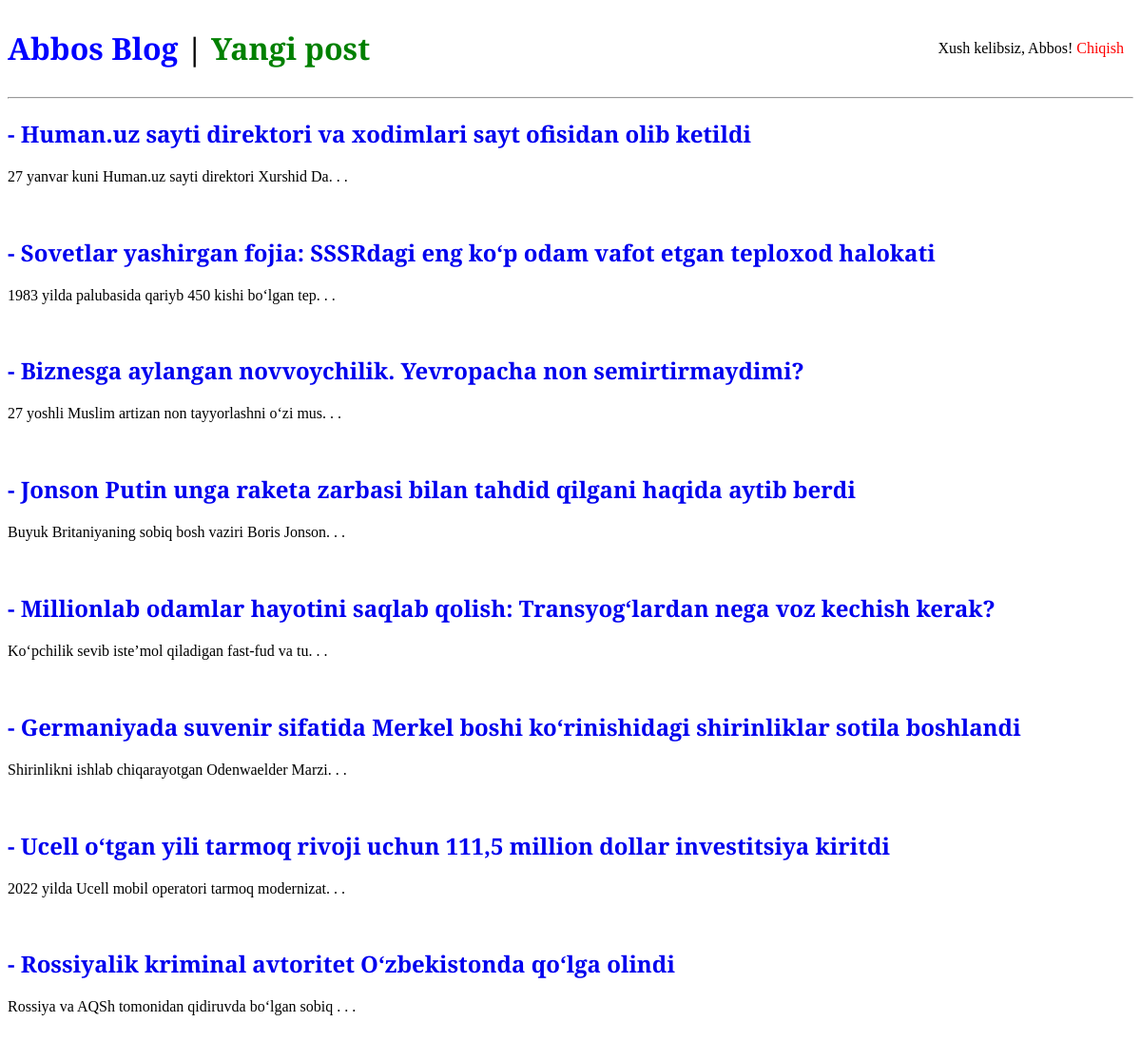
The app's page / (signed in) with its own data.
### blog/models.py (models this page shows, shortened)
class Post(models.Model):
    title = models.CharField(max_length=200)
    author = models.ForeignKey(
        'auth.User',
        on_delete=models.CASCADE
    )
    body = models.TextField()

### blog/views.py (the view)
# urls.py: path('', BlogListView.as_view(), name='home'),
class BlogListView(ListView):
    model = Post
    template_name = 'home.html'

### templates/home.html
{% extends 'base.html' %}
{% block content %}
        {% for post in object_list %}
            <h2><a href="{% url 'post_detail' post.pk %}">
            - {{ post.title }}</a>
            </h2>
            <p>{{ post.body | slice:":50" }}. . .</p>
            <br>
        {% endfor %}
{% endblock content %}

### templates/base.html (shortened to what this page needs)
{% load static %}
<!DOCTYPE html>
<html lang="en">
<head>
    <link rel="stylesheet" href="{% static 'css/base.css' %}">
</head>
<body>
    <header>
        <h1>
            <a href="{% url 'home' %}" style="color:blue">Abbos Blog</a><a> |</a>
            <a href="{% url 'post_new' %}" style="color:green">Yangi post</a>
        </h1>
        {% if user.is_authenticated %}
            <p>
                <a> Xush kelibsiz, {{ user.username }}!</a>
                <a href="{% url 'logout' %}" class="logout"> Chiqish</a>
            </p>
        {% else %}
            <p class="login_bar">
                <a href="{% url 'login' %}" class="login">Saytga kirish</a>|
                <a href="{% url 'signup' %}" class="login">Ro'yhatdan o'tish</a>
            </p>
        {% endif %}
    </header>
    <hr>
    {% block content %}
    {% endblock content %}
</body>
</html>

### static/css/base.css (style rules this page uses)
* { font-family: 'PT Serif', serif; }
header p { margin-left: 10px; margin-right: 10px; }
.logout { color: red; }
header { display: flex; justify-content: space-between; align-items: center; }
a { text-decoration: none; }

### records on screen
Post: title "Human.uz sayti direktori va xodimlari sayt ofisidan olib ketildi", body "27 yanvar kuni Human.uz sayti direktori Xurshid Da"
Post: title "Sovetlar yashirgan fojia: SSSRdagi eng ko‘p odam vafot etgan teploxod halokati", body "1983 yilda palubasida qariyb 450 kishi bo‘lgan tep"
Post: title "Biznesga aylangan novvoychilik. Yevropacha non semirtirmaydimi?", body "27 yoshli Muslim artizan non tayyorlashni o‘zi mus"
Post: title "Jonson Putin unga raketa zarbasi bilan tahdid qilgani haqida aytib berdi", body "Buyuk Britaniyaning sobiq bosh vaziri Boris Jonson"
Post: title "Millionlab odamlar hayotini saqlab qolish: Transyog‘lardan nega voz kechish kerak?", body "Ko‘pchilik sevib iste’mol qiladigan fast-fud va tu"
Post: title "Germaniyada suvenir sifatida Merkel boshi ko‘rinishidagi shirinliklar sotila boshlandi", body "Shirinlikni ishlab chiqarayotgan Odenwaelder Marzi"
Post: title "Ucell o‘tgan yili tarmoq rivoji uchun 111,5 million dollar investitsiya kiritdi", body "2022 yilda Ucell mobil operatori tarmoq modernizat"
Post: title "Rossiyalik kriminal avtoritet O‘zbekistonda qo‘lga olindi", body "Rossiya va AQSh tomonidan qidiruvda bo‘lgan sobiq"

### other values on screen
{{ user.username }} "Abbos"
